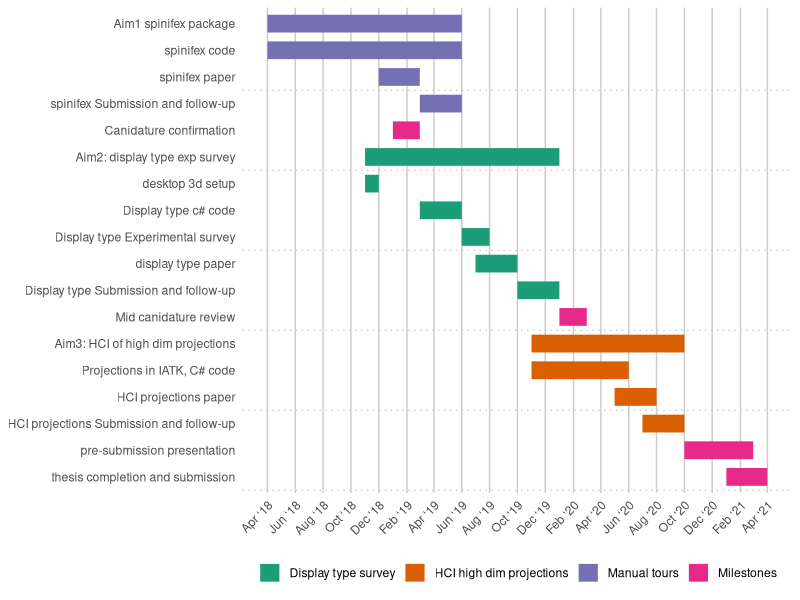

Write R code to recreate this figure.
## ---- chunk 1
#out.extra='angle=90'
## working from: https://stats.andrewheiss.com/misc/gantt.html
library(tidyverse)
library(lubridate)
library(scales)

tasks <- tribble(
  ~Start,       ~End,         ~Project,                   ~Task,
  "2018-04-01", "2019-06-01", "Manual tours",             "Aim1 spinifex package",
  "2018-04-01", "2019-06-01", "Manual tours",             "spinifex code",
  "2018-12-01", "2019-03-01", "Manual tours",             "spinifex paper",
  "2019-03-01", "2019-06-01", "Manual tours",             "spinifex Submission and follow-up",
  "2019-01-01", "2019-03-01", "Milestones",               "Canidature confirmation",
  "2018-11-01", "2020-01-01", "Display type survey",      "Aim2: display type exp survey",
  "2018-11-01", "2018-12-01", "Display type survey",      "desktop 3d setup",
  "2019-03-01", "2019-06-01", "Display type survey",      "Display type c# code",
  "2019-06-01", "2019-08-01", "Display type survey",      "Display type Experimental survey",
  "2019-07-01", "2019-10-01", "Display type survey",      "display type paper",
  "2019-10-01", "2020-01-01", "Display type survey",      "Display type Submission and follow-up",
  "2020-01-01", "2020-03-01", "Milestones",               "Mid canidature review",
  "2019-11-01", "2020-10-01", "HCI high dim projections", "Aim3: HCI of high dim projections",
  "2019-11-01", "2020-06-01", "HCI high dim projections", "Projections in IATK, C# code",
  "2020-05-01", "2020-08-01", "HCI high dim projections", "HCI projections paper",
  "2020-07-01", "2020-10-01", "HCI high dim projections", "HCI projections Submission and follow-up",
  "2020-10-01", "2021-03-01", "Milestones",               "pre-submission presentation",
  "2021-01-01", "2021-04-01", "Milestones",               "thesis completion and submission"
)

# Convert data to long for ggplot
tasks.long <- tasks %>%
  mutate(Start = ymd(Start),
         End = ymd(End)) %>%
  gather(date.type, task.date, -c(Project, Task)) %>%
  #arrange(date.type, task.date) %>%
  mutate(Task = factor(Task, levels=rev(unique(Task)), ordered=T))
# Custom theme for making a clean Gantt chart
theme_gantt <- function(base_size=11) {
  ret <- theme_bw(base_size) %+replace%
    theme(panel.background = element_rect(fill="#ffffff", colour=NA),
          axis.title.x=element_text(vjust=-0.2), axis.title.y=element_text(vjust=1.5),
          title=element_text(vjust=1.2),
          panel.border = element_blank(), axis.line=element_blank(),
          panel.grid.minor=element_blank(),
          panel.grid.major.y = element_blank(),
          panel.grid.major.x = element_line(size=0.5, colour="grey80"),
          axis.ticks=element_blank(),
          legend.position="bottom", 
          axis.title=element_text(size=rel(0.8)),
          strip.text=element_text(size=rel(1)),
          strip.background=element_rect(fill="#ffffff", colour=NA),
          panel.spacing.y=unit(1.5, "lines"),
          legend.key = element_blank())
  
  ret
}

# Calculate where to put the dotted lines that show up every three entries
x.breaks <- seq(length(tasks$Task) + 0.5 - 3, 0, by=-3)

# Build plot
timeline <- ggplot(tasks.long, aes(x=Task, y=task.date, colour=Project)) + 
  geom_line(size=6) + 
  geom_vline(xintercept=x.breaks, colour="grey80", linetype="dotted") + 
  guides(colour=guide_legend(title=NULL)) +
  labs(x=NULL, y=NULL) + coord_flip() +
  scale_y_date(date_breaks="2 months", labels=date_format("%b ‘%y")) +
  theme_gantt() + theme(axis.text.x=element_text(angle=45, hjust=1)) +
  scale_color_brewer(palette = "Dark2")

timeline
